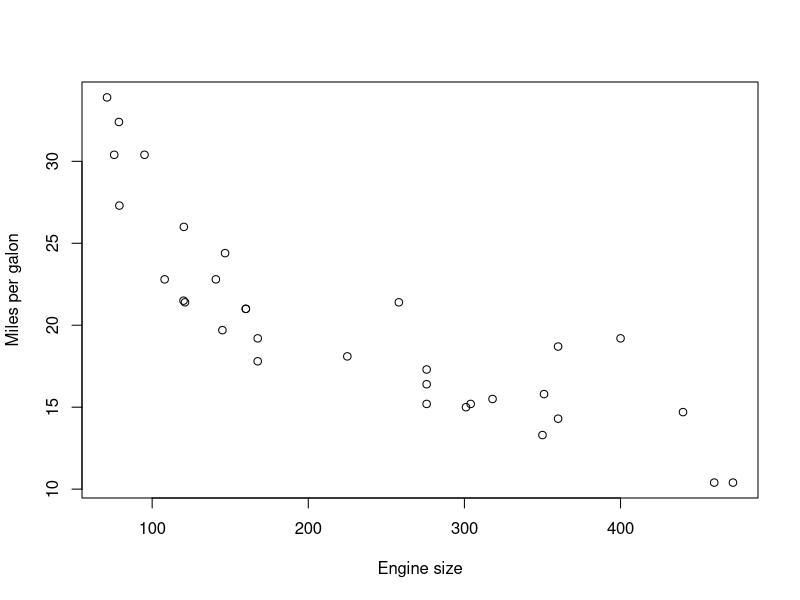

The R source for this figure: (Note: this script raises an error after producing the figure.)
## ---- chunk 1
plot(mtcars$disp, mtcars$mpg,
     xlab="Engine size", ylab="Miles per galon")
## ---- chunk 2
mpgLogsALM <- alm(mpg~log(disp), mtcars, distribution="dlnorm")
plot(mtcars$disp, mtcars$mpg,
     xlab="Engine size", ylab="Miles per galon")
lines(seq(1,500,1),
      exp(coef(mpgLogsALM)[1]+coef(mpgLogsALM)[2]*log(seq(1,500,1))),
      col="darkgreen",lwd=2)
## ---- chunk 3
mpgLinALM <- alm(mpg~disp, mtcars, distribution="dnorm")
plot(mtcars$disp, mtcars$mpg,
     xlab="Engine size", ylab="Miles per galon")
lines(seq(1,500,1),
      exp(coef(mpgLogsALM)[1]+coef(mpgLogsALM)[2]*log(seq(1,500,1))),
      col="darkgreen",lwd=1)
lines(seq(1,500,1),
      coef(mpgLinALM)[1]+coef(mpgLinALM)[2]*seq(1,500,1),
      col="darkblue",lwd=2)
## ---- chunk 4
mpgPolyALM <- lm(mpg~disp+I(disp^2)+I(disp^3)+I(disp^4), mtcars)
plot(mtcars$disp, mtcars$mpg,
     xlab="Engine size", ylab="Miles per galon")
lines(seq(1,500,1),
      exp(coef(mpgLogsALM)[1]+coef(mpgLogsALM)[2]*log(seq(1,500,1))),
      col="darkgreen",lwd=1)
lines(seq(1,500,1),
      coef(mpgLinALM)[1]+coef(mpgLinALM)[2]*seq(1,500,1),
      col="darkblue",lwd=1)
lines(seq(1,500,1),
      predict(mpgPolyALM,data.frame(disp=seq(1,500,1))),
      col="darkred",lwd=2)
## ---- chunk 5
mpgPolyALM2 <- lm(mpg~disp+I(disp^2)+I(disp^3)+I(disp^4)+I(disp^5)+I(disp^6)+I(disp^7), mtcars)
plot(mtcars$disp, mtcars$mpg,
     xlab="Engine size", ylab="Miles per galon")
lines(seq(1,500,1),
      exp(coef(mpgLogsALM)[1]+coef(mpgLogsALM)[2]*log(seq(1,500,1))),
      col="darkgreen",lwd=1)
lines(seq(1,500,1),
      predict(mpgPolyALM2,data.frame(disp=seq(1,500,1))),
      col="darkred",lwd=2)
